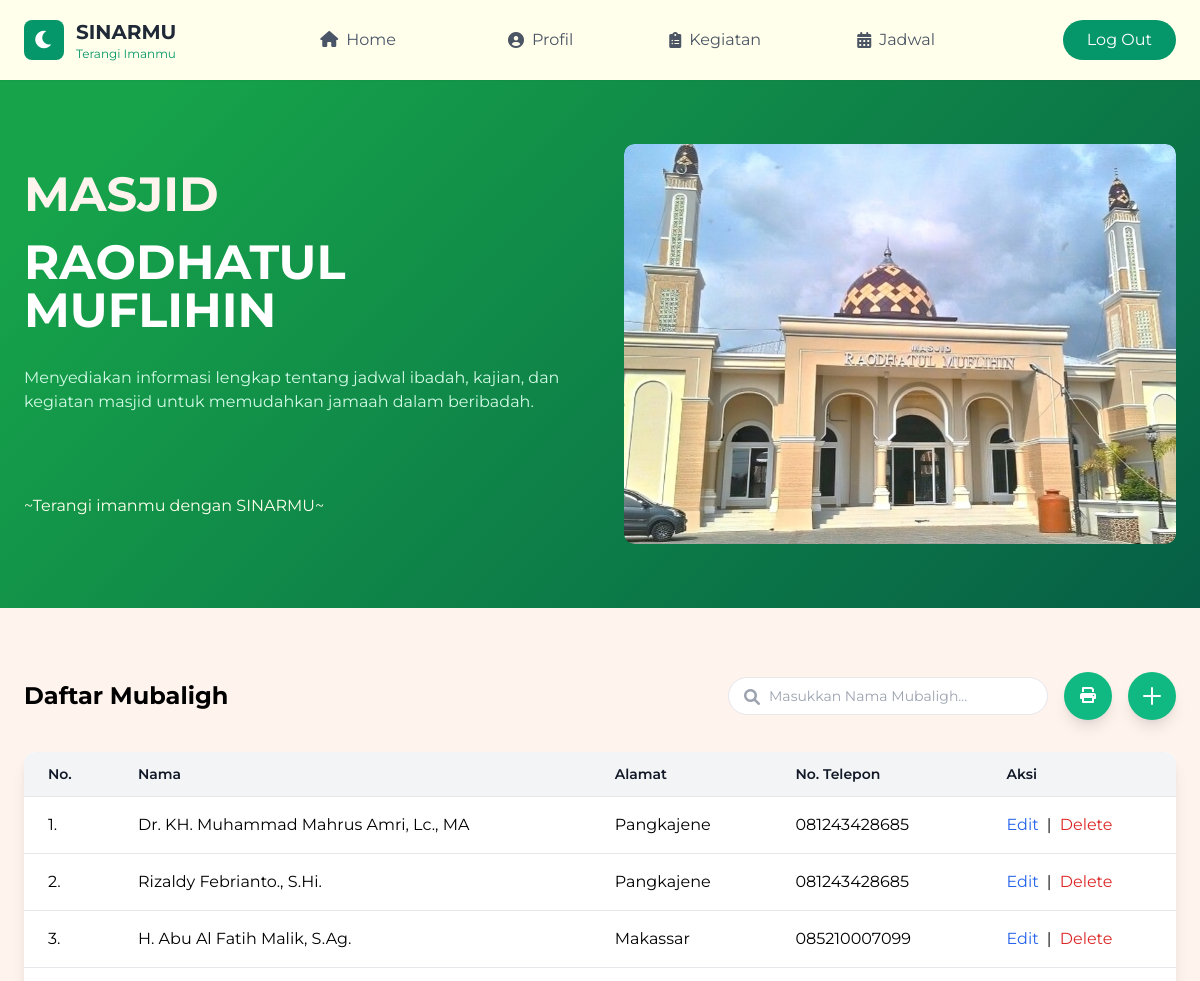
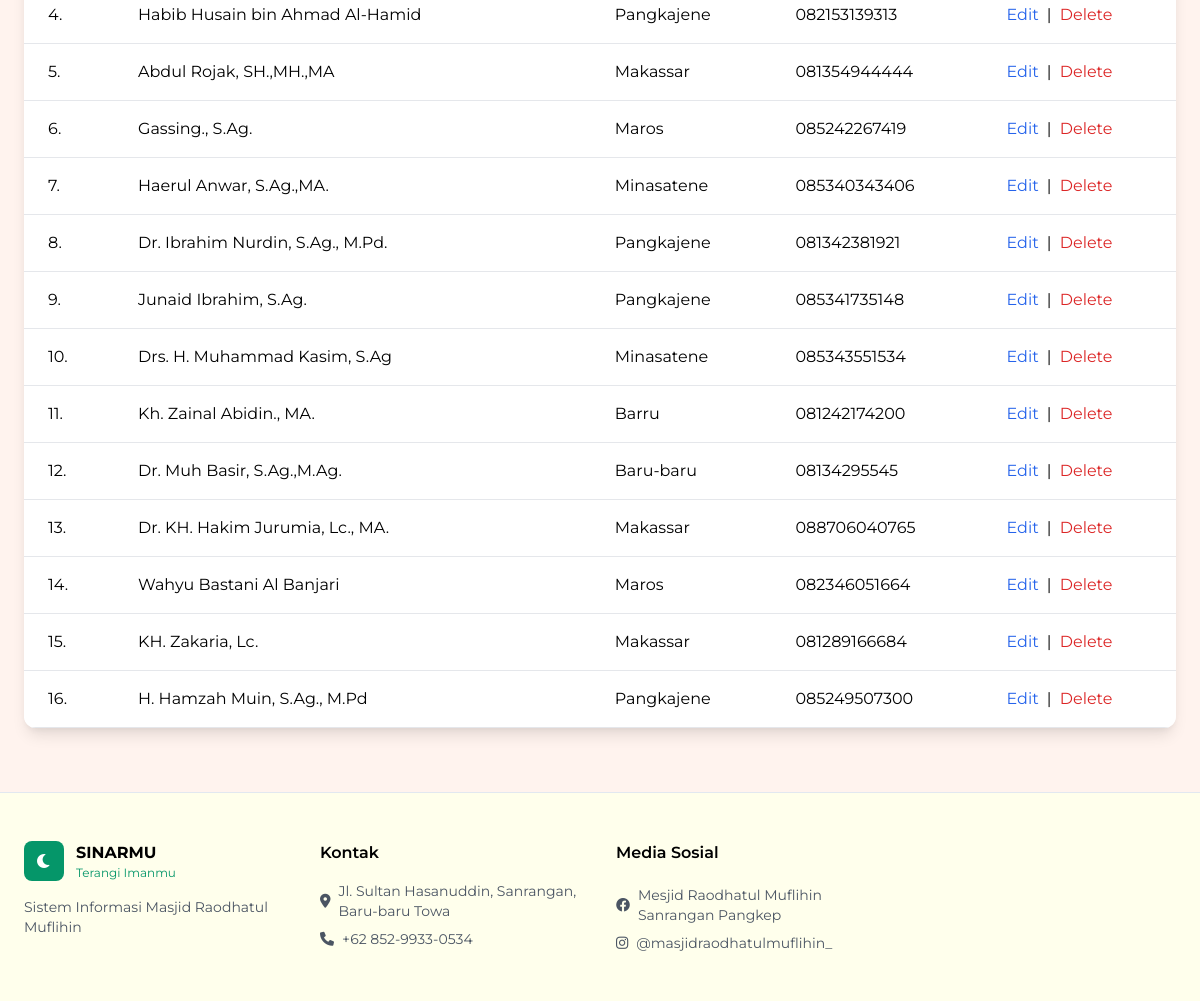
The app's page /manage_mubaligh.php (signed in) with its own data (2 pictures, top to bottom).
### tables this page shows
CREATE TABLE `mubaligh` (
  `id_mubaligh` int NOT NULL,
  `id_akun` int NOT NULL,
  `id_masjid` int NOT NULL,
  `nama_mubaligh` varchar(100) NOT NULL,
  `alamat_mubaligh` varchar(200) DEFAULT NULL,
  `no_telepon_mubaligh` varchar(20) DEFAULT NULL,
  `created_at` timestamp NULL DEFAULT CURRENT_TIMESTAMP,
  `updated_at` timestamp NULL DEFAULT CURRENT_TIMESTAMP ON UPDATE CURRENT_TIMESTAMP
);

### manage_mubaligh.php (the view, shortened to what this page needs)
<?php
include 'koneksi.php';
$query = isset($_GET['query']) ? trim($_GET['query']) : '';
if (!empty($query)) {
    $stmt = $conn->prepare("SELECT * FROM mubaligh WHERE nama_mubaligh LIKE ? AND created_at IS NOT NULL ORDER BY created_at ASC");
    $search = "%$query%";
    $stmt->bind_param("s", $search);
} else {
    $stmt = $conn->prepare("SELECT * FROM mubaligh");
}
$stmt->execute();
$result = $stmt->get_result();
$data_mubaligh = $result->num_rows > 0 ? $result->fetch_all(MYSQLI_ASSOC) : [];
?>
<!DOCTYPE html>
<html lang="id">
<head>
    <link href="https://cdnjs.cloudflare.com/ajax/libs/tailwindcss/2.2.19/tailwind.min.css" rel="stylesheet">
    <link href="https://cdnjs.cloudflare.com/ajax/libs/font-awesome/6.0.0/css/all.min.css" rel="stylesheet">
</head>
<body>
    <nav class="background shadow-sm sticky top-0 z-50">
        <div class="max-w-7xl mx-auto px-6">
            <div class="flex justify-between h-20 items-center">
                <div class="flex items-center gap-3">
                    <div class="w-10 h-10 bg-green-600 rounded-lg flex items-center justify-center">
                        <i class="fas fa-moon text-white text-xl"></i>
                    </div>
                    <div>
                        <h1 class="font-bold text-xl text-gray-800">SINARMU</h1>
                        <p class="text-xs text-green-600">Terangi Imanmu</p>
                    </div>
                </div>
                <div class="hidden md:flex items-center space-x-20">
                    <div class="relative">
                        <div id="Home" class="flex items-center text-gray-600 hover:text-green-600 px-2 py-1 cursor-pointer">
                            <a href="home.php">
                                <i class="fas fa-home mr-2"></i>Home
                            </a>
                        </div>
                    </div>
                    <div class="relative">
                        <div id="Profil" class="flex items-center text-gray-600 hover:text-green-600 px-2 py-1 cursor-pointer">
                            <i class="fas fa-user-circle mr-2"></i>Profil
                        </div>
                    </div>
                    <div class="relative">
                        <div id="Activity" class="flex items-center text-gray-600 hover:text-green-600 px-2 py-1 cursor-pointer">
                            <i class="fas fa-clipboard-list mr-2"></i>Kegiatan
                        </div>
                    </div>
                    <div class="relative">
                        <div id="Schedule" class="flex items-center text-gray-600 hover:text-green-600 px-2 py-1 cursor-pointer">
                            <i class="fas fa-calendar-alt mr-2"></i>Jadwal
                        </div>
                    </div>
                </div>
                <div class="flex items-center gap-4">
                    <a href="logout.php" class="bg-green-600 text-white px-6 py-2 rounded-full hover:bg-green-700 transition">Log Out</a>
                </div>
            </div>
        </div>
    </nav>
    <section class="hero-gradient py-16 text-white">
        <div class="max-w-7xl mx-auto px-6">
            <div class="grid grid-cols-1 md:grid-cols-2 gap-12 items-center">
                <div>
                    <h1 class="text-5xl font-bold mb-5" style="color: #fff3ee">MASJID</h1>
                    <h1 class="text-5xl font-bold mb-8">RAODHATUL MUFLIHIN</h1>
                    <p class="text-green-100 mb-20">Menyediakan informasi lengkap tentang jadwal ibadah, kajian, dan kegiatan masjid untuk memudahkan jamaah dalam beribadah.</p>
                    <h3 class="text-green-50" style="color: #FFFFEC">~Terangi imanmu dengan SINARMU~</h3>
                </div>
                <div class="relative w-full h-94 overflow-hidden">
                    <div class="swiper-container">
                        <div class="swiper-wrapper">
                            <div class="swiper-slide"><img src="/sisfo-masjid/image/masjid1.png" alt="Gambar 1" class="rounded-lg shadow-lg"></div>
                        </div>
                    </div>
                </div>
            </div>
        </div>
    </section>
    <section class="card py-16">
        <div class="max-w-7xl mx-auto px-6">
            <div class="flex justify-between items-center mb-8">
                <h2 class="text-2xl font-bold">Daftar Mubaligh</h2>
                <div class="flex items-center gap-4">
                    <form action="" method="GET" class="relative">
                        <input type="search" name="query" placeholder="Masukkan Nama Mubaligh..."
                            class="w-80 pl-10 pr-10 py-2 rounded-full border border-gray-200 focus:outline-none focus:ring-2 focus:ring-green-500 text-sm"
                            id="search-input" autocomplete="off">
                        <i class="fas fa-search absolute left-4 top-3 text-gray-400"></i>
                    </form>
                    <a href="cetak_daftar_mubaligh.php" class="text-white bg-green-500 hover:bg-green-600 rounded-full p-3 shadow-lg" title="Cetak Daftar Mubaligh">
                        <i class="fas fa-print mr-1 ml-1"></i>
                    </a>
                    <a href="tambah_mubaligh.php" class="text-white bg-green-500 hover:bg-green-600 rounded-full p-3 shadow-lg" title="Tambah Data Mubaligh">
                        <svg xmlns="http://www.w3.org/2000/svg" class="h-6 w-6" fill="none" viewBox="0 0 24 24" stroke="currentColor">
                            <path stroke-linecap="round" stroke-linejoin="round" stroke-width="2" d="M12 4v16m8-8H4" />
                        </svg>
                    </a>
                </div>
            </div>
            <div class="bg-white rounded-xl shadow-lg overflow-hidden">
                <table class="min-w-full bg-white">
                    <thead>
                        <tr>
                            <th class="py-3 px-6 bg-gray-100 font-semibold text-sm text-gray-900 border-b border-gray-200 text-left">No.</th>
                            <th class="py-3 px-6 bg-gray-100 font-semibold text-sm text-gray-900 border-b border-gray-200 text-left">Nama</th>
                            <th class="py-3 px-6 bg-gray-100 font-semibold text-sm text-gray-900 border-b border-gray-200 text-left">Alamat</th>
                            <th class="py-3 px-6 bg-gray-100 font-semibold text-sm text-gray-900 border-b border-gray-200 text-left">No. Telepon</th>
                            <th class="py-3 px-6 bg-gray-100 font-semibold text-sm text-gray-900 border-b border-gray-200 text-left">Aksi</th>
                        </tr>
                    </thead>
                    <tbody>
                        <?php if (!empty($data_mubaligh)): ?>
                            <?php foreach ($data_mubaligh as $index => $row): ?>
                                <tr class="hover:bg-gray-100">
                                    <td class="py-4 px-6 border-b border-gray-200"><?= $index + 1; ?>.</td>
                                    <td class="py-4 px-6 border-b border-gray-200"><?php echo htmlspecialchars($row['nama_mubaligh'] ?? ''); ?></td>
                                    <td class="py-4 px-6 border-b border-gray-200"><?php echo htmlspecialchars($row['alamat_mubaligh'] ?? ''); ?></td>
                                    <td class="py-4 px-6 border-b border-gray-200"><?php echo htmlspecialchars($row['no_telepon_mubaligh'] ?? ''); ?></td>
                                    <td class="py-4 px-6 border-b border-gray-200 text-left">
                                        <a href="manage_profil_mubaligh.php?id=<?php echo $row['id_mubaligh']; ?>" class="text-blue-600 hover:text-blue-800">Edit</a>
                                        <span class="mx-1">|</span>
                                        <a href="manage_mubaligh.php?id=<?php echo $row['id_mubaligh']; ?>&action=delete" class="text-red-600 hover:text-red-800" onclick="return confirm('Apakah Anda yakin ingin menghapus data ini? Penghapusan akan menghilangkan data terkait mubaligh!');">Delete</a>
                                    </td>
                                </tr>
                            <?php endforeach; ?>
                        <?php endif; ?>
                    </tbody>
                </table>
            </div>
        </div>
    </section>
    <footer class="background border-t">
            <div class="max-w-7xl mx-auto px-6 py-12">
                <div class="grid grid-cols-1 md:grid-cols-4 gap-8">
                    <div>
                        <div class="flex items-center gap-3 mb-4">
                            <div class="w-10 h-10 bg-green-600 rounded-lg flex items-center justify-center">
                                <i class="fas fa-moon text-white"></i>
                            </div>
                            <div>
                                <h4 class="font-bold">SINARMU</h4>
                                <p class="text-xs text-green-600">Terangi Imanmu</p>
                            </div>
                        </div>
                        <p class="text-gray-600 text-sm">Sistem Informasi Masjid Raodhatul Muflihin</p>
                    </div>
                    <div>
                        <h5 class="font-semibold mb-4">Kontak</h5>
                        <ul class="space-y-2 text-sm text-gray-600">
                            <li class="flex items-center gap-2">
                                <i class="fas fa-map-marker-alt"></i>
                                    <a href="https://www.google.co.id/maps/place/Masjid+Raodhatul+Muflihin/@-4.8570717,119.5683597,17z/data=!3m1!4b1!4m6!3m5!1s0x2dbe50384d5f9bdf:0x94d60c3d24cec5d!8m2!3d-4.8570717!4d119.5709346!16s%2Fg%2F11cjh_1107?entry=ttu&g_ep=EgoyMDI0MTAyNy4wIKXMDSoASAFQAw%3D%3D" class="hover:text-green-600">
                                        Jl. Sultan Hasanuddin, Sanrangan, Baru-baru Towa
                                    </a>
                            </li>
                            <li class="flex items-center gap-2">
                                <i class="fas fa-phone"></i>
                                    <a href="https://wa.me/6285299330534" class="hover:text-green-600">
                                        +62 852-9933-0534
                                    </a>
                            </li>
                        </ul>
                    </div>
                    <div>
                        <h5 class="font-semibold mb-5">Media Sosial</h5>
                        <ul class="space-y-2 text-sm text-gray-600">
                            <li class="flex items-center gap-2">
                                <i class="fab fa-facebook"></i>
                                    <a href="https://web.facebook.com/pages/Mesjid-Raodhatul-Muflihin-Sanrangan-Pangkep/2469976183028030" class="hover:text-green-600">
                                        Mesjid Raodhatul Muflihin Sanrangan Pangkep
                                    </a>
                            </li>
                            <li class="flex items-center gap-2">
                                <i class="fab fa-instagram"></i>
                                    <a href="https://www.instagram.com/masjidraodhatulmuflihin_/" class="hover:text-green-600">
                                        @masjidraodhatulmuflihin_
                                    </a>
                            </li>
                        </ul>
                    </div>
                </div>
            </div>
    </footer>
</body>
</html>

### manage_mubaligh.php (style rules this page uses)
body { font-family: 'Montserrat', sans-serif; background-color: #fff3ee; }
.hero-gradient { background: linear-gradient(135deg, #16a34a 10%, #065f46 100%); }
.card { background: #fff3ee; }
nav { background: #FFFFEC; position: sticky; top: 0; z-index: 50; }
nav a { color: #4a5568; padding: 0.5rem 1rem; border-radius: 0.5rem; }
footer { background-color: #FFFFEC; border-top: 1px solid #e2e8f0; }
.swiper-container { width: 100%; height: 400px; position: relative; overflow: hidden; border-radius: 10px; }
.swiper-wrapper { display: flex; transition: transform 0.5s ease-in-out; }
.swiper-slide { display: flex; justify-content: center; align-items: center; opacity: 0; transition: opacity 0.5s ease-in-out; position: absolute; width: 100%; height: 100%; border-radius: 10px; overflow: hidden; box-shadow: 0 4px 15px rgba(0, 0, 0, 0.2); }
.swiper-slide-active { opacity: 1; }

### records on screen
mubaligh: nama_mubaligh "Dr. KH. Muhammad Mahrus Amri, Lc., MA", alamat_mubaligh "Pangkajene", no_telepon_mubaligh "081243428685"
mubaligh: nama_mubaligh "Rizaldy Febrianto., S.Hi.", alamat_mubaligh "Pangkajene", no_telepon_mubaligh "081243428685"
mubaligh: nama_mubaligh "H. Abu Al Fatih Malik, S.Ag.", alamat_mubaligh "Makassar", no_telepon_mubaligh "085210007099"
mubaligh: nama_mubaligh "Habib Husain bin Ahmad Al-Hamid", alamat_mubaligh "Pangkajene", no_telepon_mubaligh "082153139313"
mubaligh: nama_mubaligh "Abdul Rojak, SH.,MH.,MA", alamat_mubaligh "Makassar", no_telepon_mubaligh "081354944444"
mubaligh: nama_mubaligh "Gassing., S.Ag.", alamat_mubaligh "Maros", no_telepon_mubaligh "085242267419"
mubaligh: nama_mubaligh "Haerul Anwar, S.Ag.,MA.", alamat_mubaligh "Minasatene", no_telepon_mubaligh "085340343406"
mubaligh: nama_mubaligh "Dr. Ibrahim Nurdin, S.Ag., M.Pd.", alamat_mubaligh "Pangkajene", no_telepon_mubaligh "081342381921"
mubaligh: nama_mubaligh "Junaid Ibrahim, S.Ag.", alamat_mubaligh "Pangkajene", no_telepon_mubaligh "085341735148"
mubaligh: nama_mubaligh "Drs. H. Muhammad Kasim, S.Ag", alamat_mubaligh "Minasatene", no_telepon_mubaligh "085343551534"
mubaligh: nama_mubaligh "Kh. Zainal Abidin., MA.", alamat_mubaligh "Barru", no_telepon_mubaligh "081242174200"
mubaligh: nama_mubaligh "Dr. Muh Basir, S.Ag.,M.Ag.", alamat_mubaligh "Baru-baru", no_telepon_mubaligh "08134295545"
mubaligh: nama_mubaligh "Dr. KH. Hakim Jurumia, Lc., MA.", alamat_mubaligh "Makassar", no_telepon_mubaligh "088706040765"
mubaligh: nama_mubaligh "Wahyu Bastani Al Banjari", alamat_mubaligh "Maros", no_telepon_mubaligh "082346051664"
mubaligh: nama_mubaligh "KH. Zakaria, Lc.", alamat_mubaligh "Makassar", no_telepon_mubaligh "081289166684"
mubaligh: nama_mubaligh "H. Hamzah Muin, S.Ag., M.Pd", alamat_mubaligh "Pangkajene", no_telepon_mubaligh "085249507300"
